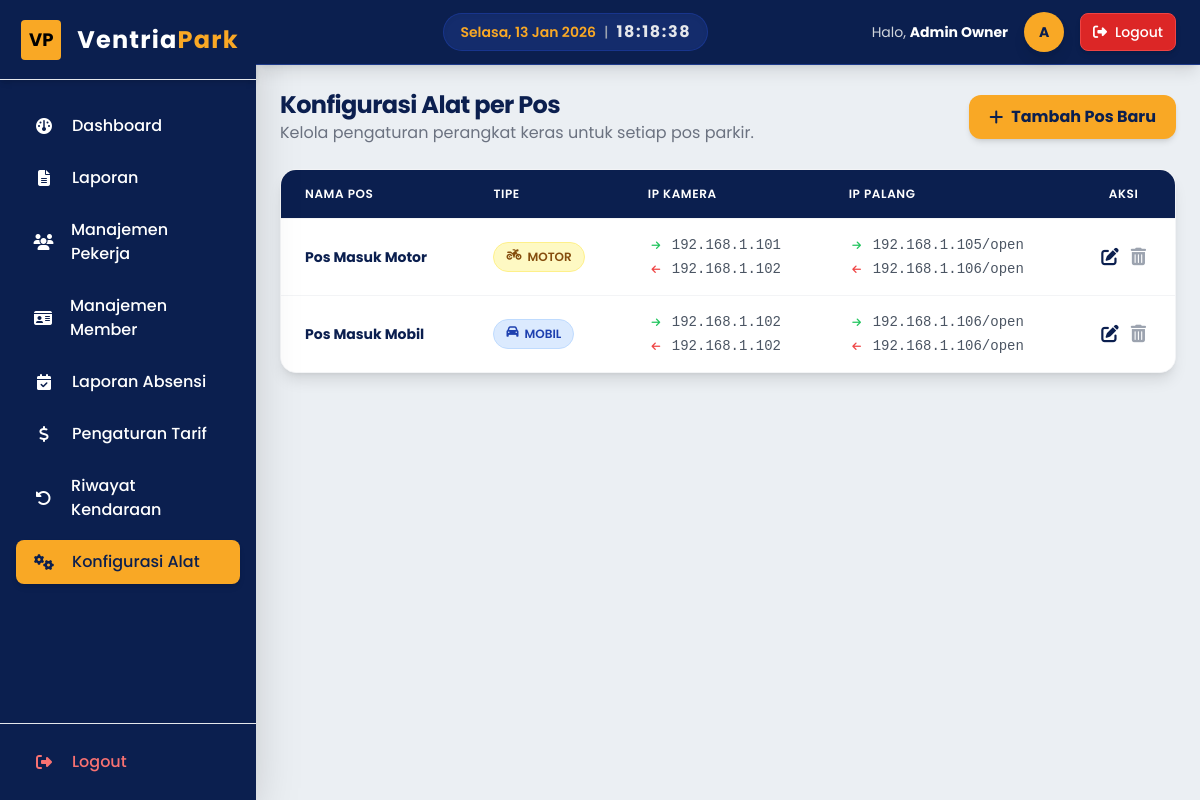
The page /pages/owner/konfigurasi.php (signed in) on the database its author committed.
### tables this page shows
CREATE TABLE `pengaturan_sistem` (
  `id` int(11) NOT NULL,
  `nama_pos` varchar(100) DEFAULT 'Pos Utama',
  `nama_instansi` varchar(100) DEFAULT 'RSIA ANANDA MAKASSAR',
  `alamat_instansi` varchar(255) DEFAULT 'Jl. Andi Djemma No.57',
  `footer_struk` varchar(100) DEFAULT 'Terima Kasih',
  `ip_kamera_masuk` varchar(50) DEFAULT '192.168.1.101',
  `ip_kamera_keluar` varchar(50) DEFAULT '192.168.1.102',
  `ip_palang_masuk` varchar(50) DEFAULT '192.168.1.105/open',
  `ip_palang_keluar` varchar(50) DEFAULT '192.168.1.106/open',
  `ip_printer` varchar(50) DEFAULT '192.168.1.200/print',
  `tipe_pos` enum('mobil','motor') DEFAULT 'mobil',
  `latitude` varchar(50) DEFAULT '-6.200000',
  `longitude` varchar(50) DEFAULT '106.816666'
);

### pages/owner/konfigurasi.php (the view, shortened to what this page needs)
<?php
require_once '../../core/init.php';
$result = $db->query("SELECT * FROM pengaturan_sistem");
?>
<?php require_once '../../templates/header_app.php'; ?>
<?php require_once '../../templates/sidebar.php'; ?>
<div class="flex-1 flex flex-col overflow-hidden">
    <?php require_once '../../templates/navbar_app.php'; ?>
    <main class="flex-1 overflow-x-hidden overflow-y-auto bg-secondary p-6">
        <div class="container mx-auto max-w-6xl">
            <div class="flex justify-between items-center mb-6">
                <div>
                    <h2 class="text-2xl font-bold text-primary tracking-tight">Konfigurasi Alat per Pos</h2>
                    <p class="text-gray-500">Kelola pengaturan perangkat keras untuk setiap pos parkir.</p>
                </div>
                <a href="tambah_pos.php" class="bg-accent hover:bg-yellow-500 text-primary font-bold py-2.5 px-5 rounded-xl shadow-md transition transform hover:-translate-y-0.5 flex items-center">
                    <i class="fas fa-plus mr-2"></i> Tambah Pos Baru
                </a>
            </div>
            <div class="bg-white rounded-2xl shadow-lg border border-gray-100 overflow-hidden">
                <div class="overflow-x-auto">
                    <table class="min-w-full divide-y divide-gray-100">
                        <thead class="bg-primary text-white">
                            <tr>
                                <th class="px-6 py-4 text-left text-xs font-semibold uppercase tracking-wider">Nama Pos</th>
                                <th class="px-6 py-4 text-left text-xs font-semibold uppercase tracking-wider">Tipe</th>
                                <th class="px-6 py-4 text-left text-xs font-semibold uppercase tracking-wider">IP Kamera</th>
                                <th class="px-6 py-4 text-left text-xs font-semibold uppercase tracking-wider">IP Palang</th>
                                <th class="px-6 py-4 text-center text-xs font-semibold uppercase tracking-wider">Aksi</th>
                            </tr>
                        </thead>
                        <tbody class="bg-white divide-y divide-gray-100">
                            <?php while($row = $result->fetch_assoc()): ?>
                            <tr class="hover:bg-blue-50 transition duration-150">
                                <td class="px-6 py-4 whitespace-nowrap">
                                    <div class="text-sm font-bold text-primary"><?php echo $row['nama_pos']; ?></div>
                                </td>
                                <td class="px-6 py-4 whitespace-nowrap">
                                    <?php if($row['tipe_pos'] == 'mobil'): ?>
                                        <span class="px-3 py-1 inline-flex text-xs leading-5 font-semibold rounded-full bg-blue-100 text-blue-800 border border-blue-200">
                                            <i class="fas fa-car mr-1.5 mt-0.5"></i> MOBIL
                                        </span>
                                    <?php else: ?>
                                        <span class="px-3 py-1 inline-flex text-xs leading-5 font-semibold rounded-full bg-yellow-100 text-yellow-800 border border-yellow-200">
                                            <i class="fas fa-motorcycle mr-1.5 mt-0.5"></i> MOTOR
                                        </span>
                                    <?php endif; ?>
                                </td>
                                <td class="px-6 py-4 whitespace-nowrap text-sm text-gray-600 font-mono">
                                    <div class="flex items-center gap-2 mb-1">
                                        <span class="w-4 flex justify-center text-green-500"><i class="fas fa-arrow-right text-[10px]"></i></span>
                                        <?php echo $row['ip_kamera_masuk']; ?>
                                    </div>
                                    <div class="flex items-center gap-2">
                                        <span class="w-4 flex justify-center text-red-500"><i class="fas fa-arrow-left text-[10px]"></i></span>
                                        <?php echo $row['ip_kamera_keluar']; ?>
                                    </div>
                                </td>
                                <td class="px-6 py-4 whitespace-nowrap text-sm text-gray-600 font-mono">
                                    <div class="flex items-center gap-2 mb-1">
                                        <span class="w-4 flex justify-center text-green-500"><i class="fas fa-arrow-right text-[10px]"></i></span>
                                        <?php echo $row['ip_palang_masuk']; ?>
                                    </div>
                                    <div class="flex items-center gap-2">
                                        <span class="w-4 flex justify-center text-red-500"><i class="fas fa-arrow-left text-[10px]"></i></span>
                                        <?php echo $row['ip_palang_keluar']; ?>
                                    </div>
                                </td>
                                <td class="px-6 py-4 whitespace-nowrap text-center text-sm font-medium">
                                    <div class="flex justify-center space-x-3">
                                        <a href="edit_pos.php?id=<?php echo $row['id']; ?>" class="text-primary hover:text-accent transition duration-200" title="Edit">
                                        </a>
                                        <a href="?hapus=<?php echo $row['id']; ?>" onclick="return confirm('Hapus pos ini?')" class="text-gray-400 hover:text-red-600 transition duration-200" title="Hapus">
                                        </a>
                                    </div>
                                </td>
                            </tr>
                            <?php endwhile; ?>
                        </tbody>
                    </table>
                </div>
            </div>
        </div>
    </main>
</div>
<?php require_once '../../templates/footer_app.php'; ?>

### rows shown on the page
pengaturan_sistem: nama_pos "Pos Masuk Motor", tipe_pos "motor" (drawn), ip_kamera_masuk "192.168.1.101", ip_kamera_keluar "192.168.1.102", ip_palang_masuk "192.168.1.105/open", ip_palang_keluar "192.168.1.106/open"
pengaturan_sistem: nama_pos "Pos Masuk Mobil", tipe_pos "mobil" (drawn), ip_kamera_masuk "192.168.1.102", ip_kamera_keluar "192.168.1.102", ip_palang_masuk "192.168.1.106/open", ip_palang_keluar "192.168.1.106/open"

### other values the page prints
$user_nama "Admin Owner"
substr($user_nama, 0, 1) "A"
